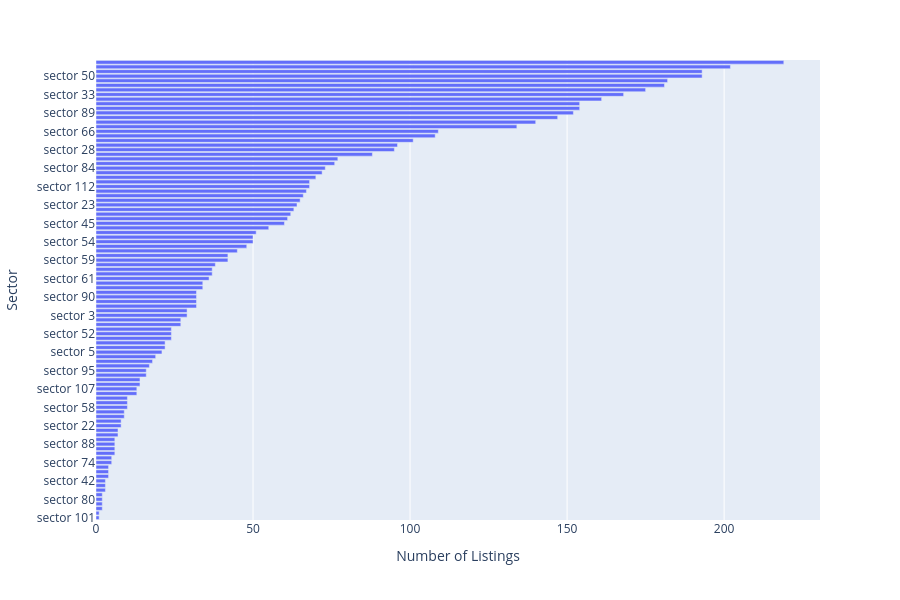

Write notebook code for a chart like this one.
### Code cell
fig_supply = px.bar(
    sector_supply_df,
    x="listing_count",
    y="sector",
    orientation="h",
    labels={
        "listing_count": "Number of Listings",
        "sector": "Sector"
    }
)

fig_supply.update_layout(
    height=600,
    yaxis={"categoryorder": "total ascending"}
)

### Figure 1 — Plotly figure (JSON) as saved in the notebook; plotly's stock layout.template omitted (floating-point values rounded to 4 significant figures)
{"data": [{"hovertemplate": "Number of Listings=%{x}<br>Sector=%{y}<extra></extra>", "legendgroup": "", "marker": {"color": "#636efa", "pattern": {"shape": ""}}, "name": "", "orientation": "h", "showlegend": false, "textposition": "auto", "type": "bar", "x": [219, 202, 193, 193, 182, 181, 175, 168, 161, 154, 154, 152, 147, 140, 134, 109, 108, 101, 96, 95, 88, 77, 76, 73, 72, 70, 68, 68, 67, 66, 65, 64, 63, 62, 61, 60, 55, 51, 50, 50, 48, 45, 42, 42, 38, 37, 37, 36, 34, 34, 32, 32, 32, 32, 29, 29, 27, 27, 24, 24, 24, 22, 22, 21, 19, 18, 17, 16, 16, 14, 14, 13, 13, 10, 10, 10, 9, 9, 8, 8, 7, 7, 6, 6, 6, 6, 5, 5, 4, 4, 4, 3, 3, 3, 2, 2, 2, 2, 1, 1], "xaxis": "x", "y": ["sector 43", "sector 26", "sector 50", "sector 1", "sector 67", "sector 102", "sector 65", "sector 33", "sector 81", "sector 104", "sector 57", "sector 89", "sector 25", "sector 109", "sector 49", "sector 66", "sector 82", "sector 70", "sector 48", "sector 28", "sector 92", "sector 108", "sector 106", "sector 84", "sector 7", "sector 86", "sector 112", "sector 69", "sector 110", "sector 63", "sector 41", "sector 23", "sector 47", "sector 4", "sector 37", "sector 45", "sector 24", "sector 72", "sector 54", "sector 105", "sector 99", "sector 83", "sector 59", "sector 46", "sector 68", "sector 79", "sector 85", "sector 61", "sector 56", "sector 55", "sector 62", "sector 93", "sector 90", "sector 51", "sector 3", "sector 77", "sector 9", "sector 14", "sector 113", "sector 52", "sector 60", "sector 15", "sector 53", "sector 5", "sector 40", "sector 103", "sector 111", "sector 31", "sector 95", "sector 71", "sector 91", "sector 10", "sector 107", "sector 58", "gwal pahari", "sector 11", "sector 39", "sector 17", "sector 22", "sector 36", "sector 2", "sector 12", "sector 27", "bhondsi", "sector 88", "sector 8", "sector 74", "sector 21", "sector 76", "sector 6", "sector 38", "sector 35", "sector 73", "sector 42", "sector 13", "sector 30", "sector 80", "sector 78", "sector 101", "sector 44"], "yaxis": "y"}], "layout": {"barmode": "relative", "height": 600, "legend": {"tracegroupgap": 0}, "margin": {"t": 60}, "xaxis": {"anchor": "y", "domain": [0, 1], "title": {"text": "Number of Listings"}}, "yaxis": {"anchor": "x", "categoryorder": "total ascending", "domain": [0, 1], "title": {"text": "Sector"}}}}
